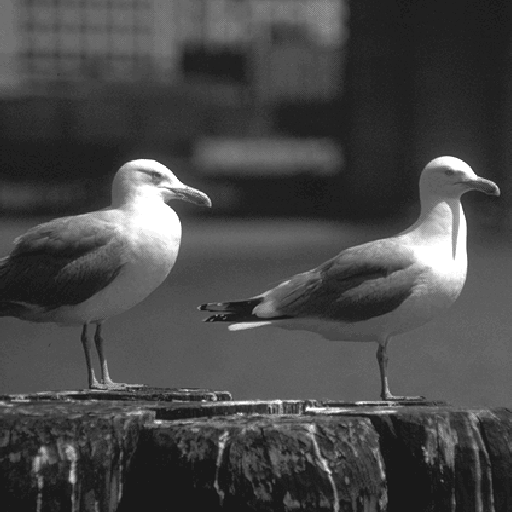
%> input picture image_3.gif, 512 x 512 px
$ octave image_3_comp.m   (GNU Octave 9; MATLAB toolbox functions it lacks are replaced by stand-ins)
%> lines starting %> are read from the running program, lines starting %| are printed output that depends on the picture
clc;
clear;
close all;
% load image
image = imread('image_3.gif');
%> image is the input picture: size 512x512 uint8; min 24, max 255, mean 71.8
A = double(image);

% divide into blocks, each block size is 32x32
Block=[];
data = [];
inc2 = 0;
flag2=1;
while(flag2 <= 16)
    inc = 0;
    flag=1;
    while(flag <= 16)
        for i = (1+inc2):(32+inc2)
            for j = (1+inc):(32+inc)
                Block = [Block A(i,j)];
            end

        end
        data = [data ; Block]
        Block=[];
        flag = flag+1;
        inc = inc + 32;
    end
    flag2 = flag2 + 1;
    inc2 = inc2 + 32;
end
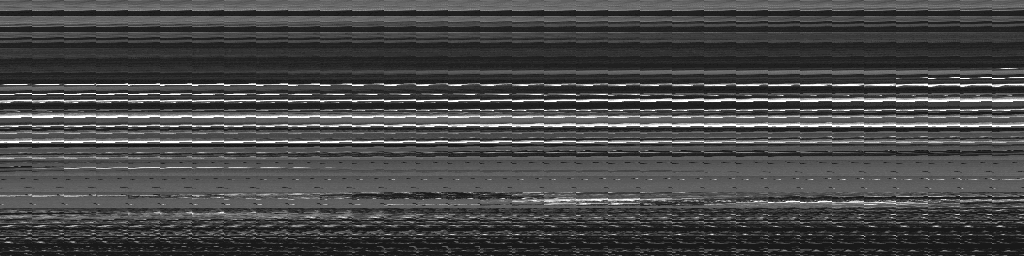
%> data: size 256x1024 double; min 24, max 255, mean 71.8; mean of the top-left, top-right, bottom-left and bottom-right quarters 70.7, 71.3, 74.9, 70.1
%> after the loop, flag2 = 17; inc2 = 512

%% ART
rho=0.95;                            % vigilance parameter
alpha = 1e-3;                   % choice parameter
beta = 0.7;                       % learning parameter: (0,1] (beta=1: "fast learning")
W = [];                         % weight vectors
labels = [];                    % class labels
dim = [];                       % original dimension of data set
nCategories = 0;                % total number of categories
Epoch = 0;                      % current epoch
T = [];                         % category activation/choice function vector
M = [];                         % category match function vector
W_old = [];                     % old weight vectors


% Data Information
[nSamples, dim] = size(data);
%> nSamples = 256; dim = 1024
labels = zeros(nSamples, 1);

% Normalization and Complement coding
x = data;
x = [x 255-x];
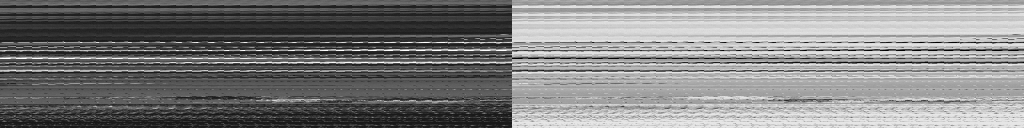
%> x: size 256x2048 double (shown at 1/2 size); min 0, max 255, mean 127.5
%x = double(x);
% Initialization
if isempty(W)
    W = 255*ones(1, 2*dim);
    nCategories = 1;
end
W_old = W;
%> W_old = 2048 values from 255 to 255

Epoch = 0;
flag = 0;
flag2 = 0;
%> (the run ends here)
